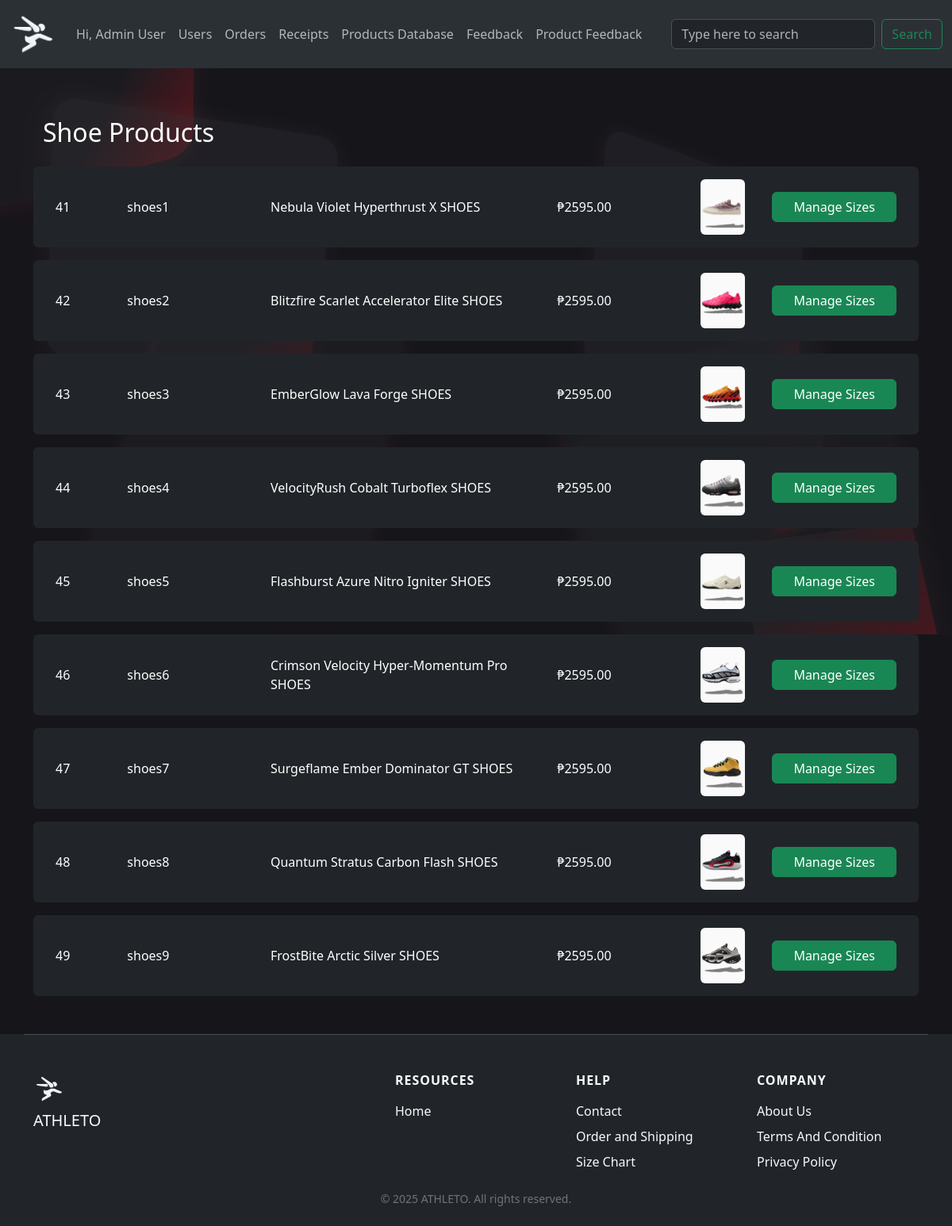
The app's page /manage_shoes (signed in) with its own data.
### tables this page shows
CREATE TABLE "products" (
    id INTEGER PRIMARY KEY AUTOINCREMENT,
    product_id TEXT,
    name TEXT,
    price REAL,
    image TEXT
);

### app.py (the view)
@app.route("/manage_shoes")
def manage_shoes():
    db = get_product_db()
    cur = db.cursor()
    cur.execute("SELECT id, product_id, name, price, image FROM products WHERE product_id LIKE 'shoes%' OR product_id LIKE 'destination%'")
    products = cur.fetchall()
    cur.close()
    return render_template("manage_shoes.html", products=products)

### app.py (called while the page is built)
@app.teardown_appcontext
def close_product_db(error):
    db = g.pop('product_db', None)
    if db is not None:
        db.close()

@app.before_request
def check_session_timeout():
    if 'user' in session:
        session_age = time.time() - session.get('timestamp', time.time())
        if session_age > 3600:
            session.clear()
            return redirect(url_for('signup'))
        else:
            session['timestamp'] = time.time()

@app.teardown_appcontext
def close_all_dbs(error):
    feedback_db = g.pop('feedback_db', None)
    if feedback_db is not None:
        feedback_db.close()

@app.teardown_appcontext
def close_product_feedback_db(error):
    db = g.pop('product_feedback_db', None)
    if db is not None:
        db.close()

def get_product_db():
    if 'product_db' not in g:
        g.product_db = sqlite3.connect(DATABASE)
        g.product_db.row_factory = sqlite3.Row
    return g.product_db

@app.teardown_appcontext
def close_connection(exception):
    db = g.pop('product_db', None)
    if db is not None:
        db.close()

@app.teardown_appcontext
def close_receipt_db(error):
    db = g.pop('receipt_db', None)
    if db is not None:
        db.close()

### templates/manage_shoes.html
{% extends "base.html" %}
{% block content %}
<div class="container mt-5">
    <h2 class="mb-4 text-white">Shoe Products</h2>
    {% for id, product_id, name, price, image in products %}
    <div class="row align-items-center bg-dark mb-3 p-3 rounded">
        <div class="col-1 text-white">{{ id }}</div>
        <div class="col-2 text-white">{{ product_id }}</div>
        <div class="col-4 text-white">{{ name }}</div>
        <div class="col-2 text-white">₱{{ "%.2f"|format(price) }}</div>
        <div class="col-1">
            <img src="{{ url_for('static', filename=image) }}" style="max-width:70px; max-height:70px;" class="rounded">
        </div>
        <div class="col-2 text-end">
            <a href="{{ url_for('manage_shoe_sizes', product_id=product_id) }}" class="btn btn-success w-100">Manage Sizes</a>
        </div>
    </div>
    {% endfor %}
</div>
{% endblock %}

### templates/base.html (style rules this page uses)
body { padding-top: 56px; background: #15151a; min-height: 100vh; overflow-x: hidden; position: relative; z-index: 1; }

### records on screen
products: id "41", product "shoes1", name "Nebula Violet Hyperthrust X SHOES", price "2595.00", image (picture)
products: id "42", product "shoes2", name "Blitzfire Scarlet Accelerator Elite SHOES", price "2595.00", image (picture)
products: id "43", product "shoes3", name "EmberGlow Lava Forge SHOES", price "2595.00", image (picture)
products: id "44", product "shoes4", name "VelocityRush Cobalt Turboflex SHOES", price "2595.00", image (picture)
products: id "45", product "shoes5", name "Flashburst Azure Nitro Igniter SHOES", price "2595.00", image (picture)
products: id "46", product "shoes6", name "Crimson Velocity Hyper-Momentum Pro SHOES", price "2595.00", image (picture)
products: id "47", product "shoes7", name "Surgeflame Ember Dominator GT SHOES", price "2595.00", image (picture)
products: id "48", product "shoes8", name "Quantum Stratus Carbon Flash SHOES", price "2595.00", image (picture)
products: id "49", product "shoes9", name "FrostBite Arctic Silver SHOES", price "2595.00", image (picture)

### other values on screen
{{ session.get('name', 'Admin User') }} "Admin User"
{{ 2025 }} "2025"
